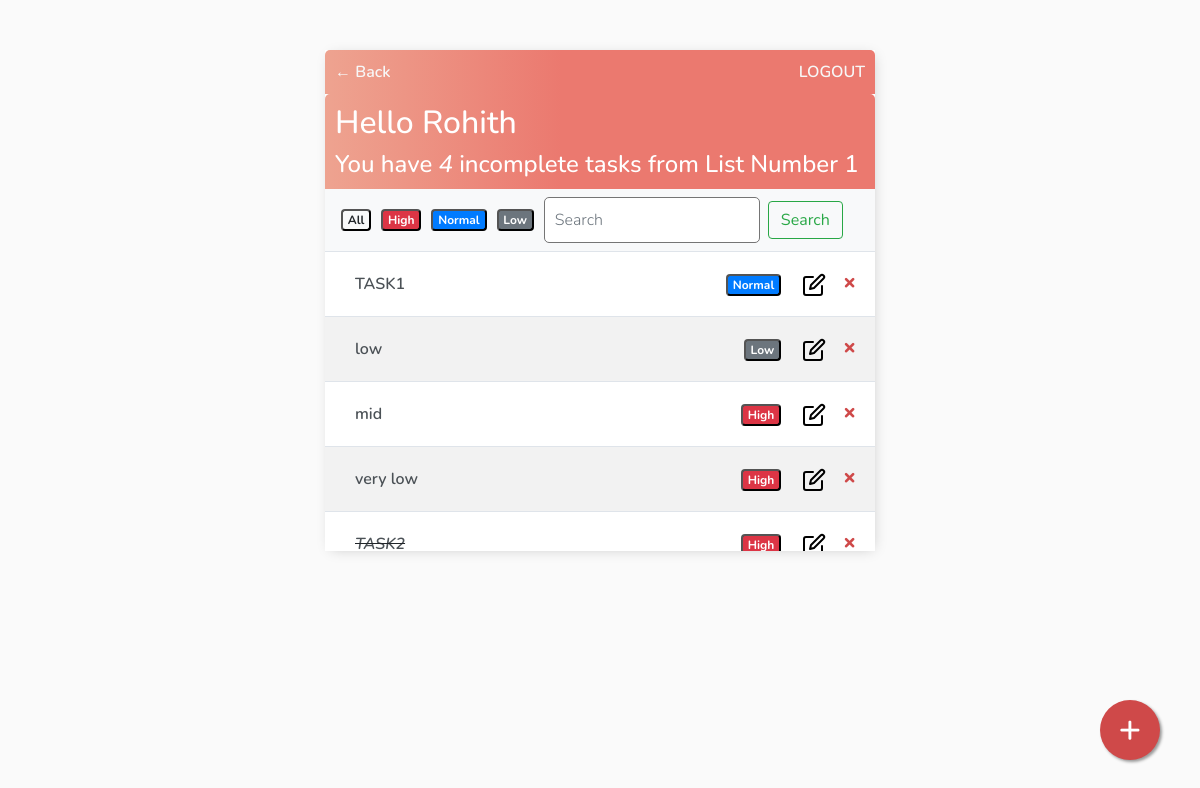
The page /lists/10/tasks/ (signed in) on the database as committed earlier.
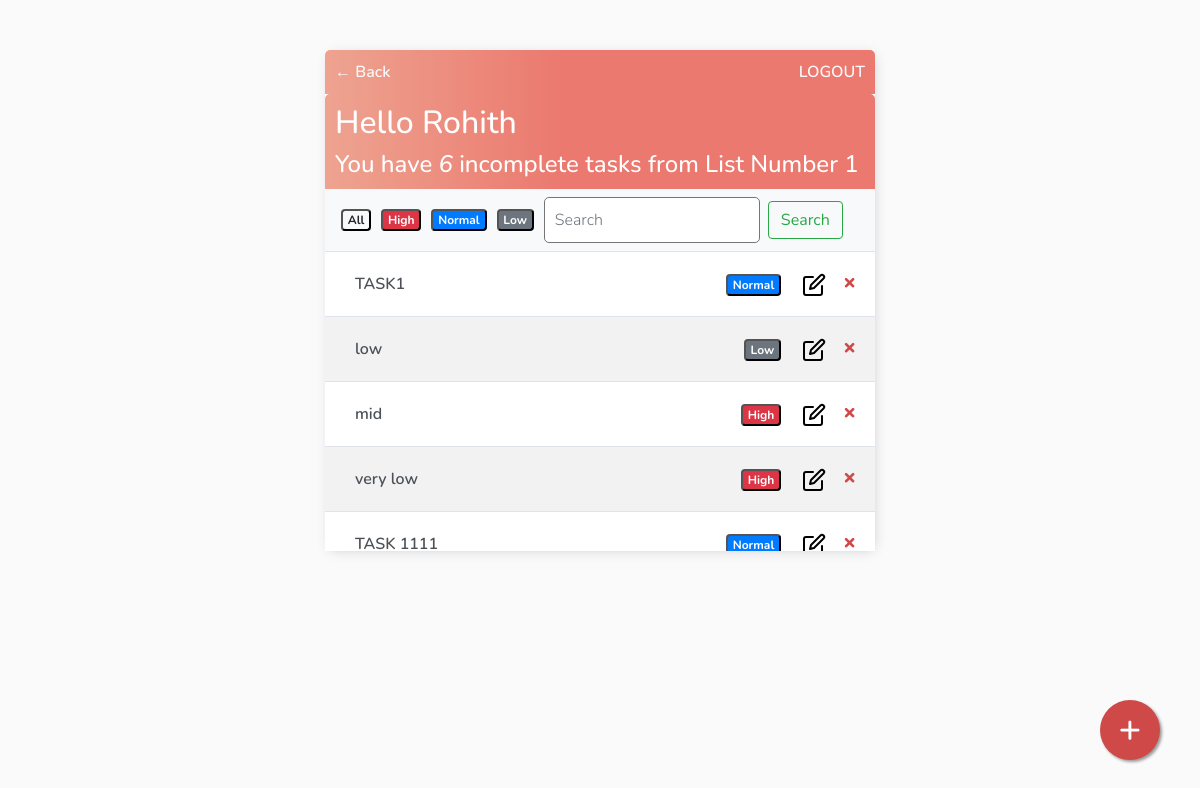
The same page on the database as committed later.
### base/models.py (models this page shows)
class AbstractModel(models.Model):
    created_on = models.DateTimeField(auto_now_add=True)
    deleted_on = models.DateTimeField(null=True, blank=True)
    updated_on = models.DateTimeField(auto_now=True)
    created_by = models.ForeignKey(User, on_delete=models.CASCADE, null=True, blank=True, related_name='%(class)s_requests_created')
    updated_by = models.ForeignKey(User, on_delete=models.CASCADE, null=True, blank=True, related_name='%(class)s_requests_updated')
    deleted_by = models.ForeignKey(User, on_delete=models.CASCADE, null=True, blank=True, related_name='%(class)s_requests_deleted')
    class Meta:
        abstract = True

class List(AbstractModel):
    title = models.CharField(max_length=200)
    description = models.TextField(default='', blank=True)
    def __str__(self):
        return self.title

class Task(AbstractModel):
    title = models.CharField(max_length=200)
    description = models.TextField(default='', blank=True)
    complete = models.BooleanField(default=False)
    Priority = models.CharField(max_length=9, choices=Priority_CHOICES, default='Normal')
    listno = models.ForeignKey(List, on_delete=models.CASCADE, null=True, blank=True)
    def __str__(self):
        return self.title
    class Meta:
        ordering = ['complete']

### base/views/TaskList.py (the view)
# urls.py: path('<int:listid>/tasks/', TaskList.as_view(), name='tasks'),
class TaskList(LoginRequiredMixin, ListView):
    model = Task
    context_object_name = 'tasks'
    def get_context_data(self, **kwargs):
        context = super().get_context_data(**kwargs)
        context['tasks'] = context['tasks'].filter(created_by=self.request.user, listno=self.kwargs['listid'])
        context['count'] = context['tasks'].filter(complete=False).count()
        context['list'] = List.objects.get(id=self.kwargs['listid'])
        context['listname'] = List.objects.get(id=self.kwargs['listid'])
        search_input = self.request.GET.get('search-area') or ''
        if search_input:
            context['tasks'] = context['tasks'].filter(title__startswith=search_input)
        context['search_input'] = search_input
        search_input_Priority = self.request.GET.get('search-area-Priority') or ''
        if search_input_Priority:
            context['tasks'] = context['tasks'].filter(Priority__startswith=search_input_Priority)
        context['search_input_Priority'] = search_input_Priority
        return context

### base/templates/base/task_list.html
{% extends 'base/main.html' %}
{% block content %}
<div class="header-bar">
    <a href="{% url 'lists' %}">&#8592; Back</a>
    {% if request.user.is_authenticated %}
    <a href="{% url 'logout' %}">LOGOUT</a>
    {% else %}
    <a href="{% url 'login' %}">LOGIN</a>
    {% endif %}
</div>
<div class="header-bar">
    <div>
        <h2> Hello {{request.user|title}} </h2>
        <h4 style="margin:0">You have <i>{{count}} </i> incomplete tasks from {{listname}}</h4>
    </div>
</div>
<nav class="navbar navbar-light bg-light justify-content-between">
    <form class="form-inline">
        <button class="badge badge-light"  name="search-area-Priority" value="" style='margin-right:10px'> All</button>
        <button class="badge badge-danger" name="search-area-Priority" value="High" style='margin-right:10px'> High</button>
        <button class="badge badge-primary" name="search-area-Priority" value="Normal" style='margin-right:10px'> Normal</button>
        <button class="badge badge-secondary" name="search-area-Priority" value="Low" style='margin-right:10px'> Low</button>
      <input class="form-control mr-sm-2" type='text' name='search-area' value="{{search_input}}" placeholder="Search" aria-label="Search">
      <button class="btn btn-outline-success my-2 my-sm-0" type="submit">Search</button>
    </form>
    {% if tasks|length > 0 %}
    <a id="add-link" href="{% url 'task-create' list.id %}" style="text-decoration: none;"> &#x2b;</a>
    {% endif %}
</nav>
<div id="tasklist" class="task-items-wrapper" style="overflow:scroll; height:300px;">
    {% for task in tasks %}
        {% if task.id  %}
        <div class="task-wrapper" data-position="{{task.pk}}">
            <div class="task-title">
                {% if task.complete %}
                <i><s><a title="{{task.description}}" href="{% url 'task-update' listid=list.id pk=task.id %}">{{task}}</a></s></i>
                {% else %}
                <a title="{{task.description}}" href="{% url 'task-update' listid=list.id pk=task.id %}">{{task}}</a>
                {% endif %}
            </div>
            <div class="task-controls">
                {% if task.Priority == "High"  %}
                <button class="badge badge-danger">{{task.Priority}}</button>
                {% elif task.Priority == "Normal"  %}
                <button class="badge badge-primary">{{task.Priority}}</button>
                {% elif task.Priority == "Low"  %}
                <button class="badge badge-secondary">{{task.Priority}}</button>
                {% endif %}
                <a href="{% url 'task-update' listid=list.id pk=task.id %}" style="text-decoration: none;">&nbsp;&nbsp;&nbsp;{% load static %}
                    <img src="{% static 'base/edit(1).svg' %}">&nbsp;&nbsp;&nbsp;</a>
                <a class="delete-link" href="{% url 'task-delete' listid=list.id pk=task.id %}" style="text-decoration: none;">&#215;&nbsp;&nbsp;&nbsp;</a>
            </div>
        </div>
        {% endif %}
        {% empty %}
        <div style="text-align: center; padding-bottom: 10px; line-height: 1em;">
            <h3>No new tasks are created.</h3>
            <h3>Create a <a style="text-decoration: none; color: #e53935;" href="{% url 'task-create' list.id %}"> New task</a> ! </h3>
        </div>
    {% endfor %}
</div>
{% endblock content%}

### base/templates/base/main.html (shortened to what this page needs)
<!DOCTYPE html>
<html lang="en">
<head>
    <link rel="stylesheet" href="https://cdn.jsdelivr.net/npm/bootstrap@4.0.0/dist/css/bootstrap.min.css">
</head>
<body>
    <div class="container px-0">
        {% block content %} {% endblock content %}
    </div>
</body>
</html>

### base/templates/base/main.html (style rules this page uses)
body { background-color: #FAFAFA; font-family: 'Nunito', sans-serif; padding-top: 50px; }
h1, h2, h3, h4, h5, h6 { font-family: 'Nunito', sans-serif; }
a, p { color: #4b5156 }
a { font-weight: 600; }
.container { max-width: 550px; margin: auto; background-color: #fff; -webkit-box-shadow: 2px 2px 13px -4px rgba(0, 0, 0, 0.21); box-shadow: 2px 2px 13px -4px rgba(0, 0, 0, 0.21); }
input { outline: none; border: none; }
.header-bar { display: flex; justify-content: space-between; color: #fff; padding: 10px; border-radius: 5px 5px 0 0; background: linear-gradient(90deg, #EEA390 0%, #EB796F 43%, #EB796F 100%); }
.header-bar a { color: rgb(247, 247, 247); text-decoration: none; }
.task-wrapper:nth-child(even) { display: flex; align-items: center; justify-content: space-between; background-color: #f2f2f2; border-top: 1px solid #dfe4ea; overflow: hidden; }
.task-wrapper:nth-child(odd) { display: flex; align-items: center; justify-content: space-between; background-color: #fff; border-top: 1px solid #dfe4ea; overflow: hidden; }
.task-title { display: flex; padding: 20px; }
.task-title a { text-decoration: none; color: #4b5156; margin-left: 10px; }
.delete-link { text-decoration: none; font-weight: 900; color: #cf4949; font-size: 22px; line-height: 0; padding: 20px 0px; }
#add-link { position:fixed; width:60px; height:60px; bottom:40px; right:40px; background-color:#cf4949; color:#FFF; border-radius:50px; text-align:center; box-shadow: 2px 2px 3px #999; font-size: 38px; }
input[type=text], input[type=password], textarea { border: 1px solid #757575; border-radius: 5px; padding: 10px; width: 90%; }
::placeholder { font-weight: 300; opacity: 0.5; }

Rows that differ between the two databases and show on the page:
no longer on this page (row unchanged): Task: title "TASK2", Priority "High"
added Task: title "TASK 1111", Priority "Normal"
Other text that changed with them:
{{ count }}: "4" → "6"
